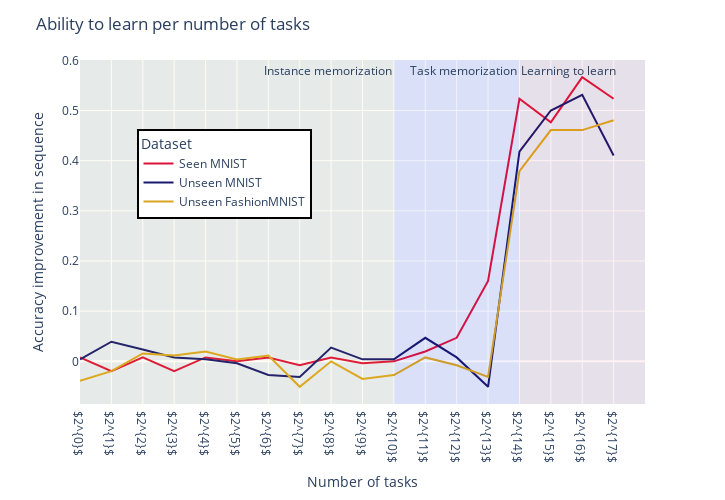

The code cell stored with this chart in its notebook:
### Code cell
import plotly.express as px

fig = px.line(
    df, "n_tasks", "last_acc", color="dataset",
    color_discrete_sequence=["crimson", "midnightblue", "goldenrod"]
)
fig.update_xaxes(
    type='category', tickvals=df.n_tasks.values,
    ticktext = [f"$2^{{{int(np.log2(i))}}}$" for i in df.n_tasks.values]
)
fig.update_layout(
    legend=dict(
        x=0.10,
        y=0.80,
        bgcolor="white",
        bordercolor="Black",
        borderwidth=2,
        title="Dataset"
    ),
    width=725, height=500, title="Ability to learn per number of tasks",
    yaxis=dict(title="Accuracy improvement in sequence"),
    xaxis=dict(title="Number of tasks"),
)
fig.add_vrect(
    x0=0, x1=10, 
    annotation_text="Instance memorization", annotation_position="top right",
    fillcolor="gold", opacity=0.05, line_width=0,
    label=dict(font=dict(size=12)),
)
fig.add_vrect(
    x0=10, x1=14, 
    annotation_text="Task memorization", annotation_position="top right",
    fillcolor="blue", opacity=0.05, line_width=0,
    label=dict(font=dict(size=12)),
)
fig.add_vrect(
    x0=14, x1=18, 
    annotation_text="Learning to learn", annotation_position="top left",
    fillcolor="red", opacity=0.05, line_width=0,
    label=dict(font=dict(size=12)),
)
fig.show()

### Figure 1 — Plotly figure (JSON) as saved in the notebook; plotly's stock layout.template omitted (floating-point values rounded to 4 significant figures)
{"data": [{"hovertemplate": "dataset=Seen MNIST<br>n_tasks=%{x}<br>last_acc=%{y}<extra></extra>", "legendgroup": "Seen MNIST", "line": {"color": "crimson", "dash": "solid"}, "marker": {"symbol": "circle"}, "mode": "lines", "name": "Seen MNIST", "orientation": "v", "showlegend": true, "type": "scatter", "x": [1, 2, 4, 8, 16, 32, 64, 128, 256, 512, 1024, 2048, 4096, 8192, 16384, 32768, 65536, 131072], "xaxis": "x", "y": [0.007812, -0.01953, 0.007812, -0.01953, 0.007812, 0, 0.007812, -0.007812, 0.007812, -0.003906, 0, 0.01953, 0.04688, 0.1602, 0.5234, 0.4766, 0.5664, 0.5234], "yaxis": "y"}, {"hovertemplate": "dataset=Unseen MNIST<br>n_tasks=%{x}<br>last_acc=%{y}<extra></extra>", "legendgroup": "Unseen MNIST", "line": {"color": "midnightblue", "dash": "solid"}, "marker": {"symbol": "circle"}, "mode": "lines", "name": "Unseen MNIST", "orientation": "v", "showlegend": true, "type": "scatter", "x": [1, 2, 4, 8, 16, 32, 64, 128, 256, 512, 1024, 2048, 4096, 8192, 16384, 32768, 65536, 131072], "xaxis": "x", "y": [0.003906, 0.03906, 0.02344, 0.007812, 0.003906, -0.003906, -0.02734, -0.03125, 0.02734, 0.003906, 0.003906, 0.04688, 0.007812, -0.05078, 0.418, 0.5, 0.5312, 0.4102], "yaxis": "y"}, {"hovertemplate": "dataset=Unseen FashionMNIST<br>n_tasks=%{x}<br>last_acc=%{y}<extra></extra>", "legendgroup": "Unseen FashionMNIST", "line": {"color": "goldenrod", "dash": "solid"}, "marker": {"symbol": "circle"}, "mode": "lines", "name": "Unseen FashionMNIST", "orientation": "v", "showlegend": true, "type": "scatter", "x": [1, 2, 4, 8, 16, 32, 64, 128, 256, 512, 1024, 2048, 4096, 8192, 16384, 32768, 65536, 131072], "xaxis": "x", "y": [-0.03906, -0.01953, 0.01562, 0.01172, 0.01953, 0.003906, 0.01172, -0.05078, 0, -0.03516, -0.02734, 0.007812, -0.007812, -0.03125, 0.3789, 0.4609, 0.4609, 0.4805], "yaxis": "y"}], "layout": {"annotations": [{"showarrow": false, "text": "Instance memorization", "x": 10, "xanchor": "right", "xref": "x", "y": 1, "yanchor": "top", "yref": "y domain"}, {"showarrow": false, "text": "Task memorization", "x": 14, "xanchor": "right", "xref": "x", "y": 1, "yanchor": "top", "yref": "y domain"}, {"showarrow": false, "text": "Learning to learn", "x": 14, "xanchor": "left", "xref": "x", "y": 1, "yanchor": "top", "yref": "y domain"}], "height": 500, "legend": {"bgcolor": "white", "bordercolor": "Black", "borderwidth": 2, "title": {"text": "Dataset"}, "tracegroupgap": 0, "x": 0.1, "y": 0.8}, "margin": {"t": 60}, "shapes": [{"fillcolor": "gold", "label": {"font": {"size": 12}}, "line": {"width": 0}, "opacity": 0.05, "type": "rect", "x0": 0, "x1": 10, "xref": "x", "y0": 0, "y1": 1, "yref": "y domain"}, {"fillcolor": "blue", "label": {"font": {"size": 12}}, "line": {"width": 0}, "opacity": 0.05, "type": "rect", "x0": 10, "x1": 14, "xref": "x", "y0": 0, "y1": 1, "yref": "y domain"}, {"fillcolor": "red", "label": {"font": {"size": 12}}, "line": {"width": 0}, "opacity": 0.05, "type": "rect", "x0": 14, "x1": 18, "xref": "x", "y0": 0, "y1": 1, "yref": "y domain"}], "title": {"text": "Ability to learn per number of tasks"}, "width": 725, "xaxis": {"anchor": "y", "autorange": true, "domain": [0, 1], "range": [0, 18], "ticktext": ["$2^{0}$", "$2^{0}$", "$2^{0}$", "$2^{1}$", "$2^{1}$", "$2^{1}$", "$2^{2}$", "$2^{2}$", "$2^{2}$", "$2^{3}$", "$2^{3}$", "$2^{3}$", "$2^{4}$", "$2^{4}$", "$2^{4}$", "$2^{5}$", "$2^{5}$", "$2^{5}$", "$2^{6}$", "$2^{6}$", "$2^{6}$", "$2^{7}$", "$2^{7}$", "$2^{7}$", "$2^{8}$", "$2^{8}$", "$2^{8}$", "$2^{9}$", "$2^{9}$", "$2^{9}$", "$2^{10}$", "$2^{10}$", "$2^{10}$", "$2^{11}$", "$2^{11}$", "$2^{11}$", "$2^{12}$", "$2^{12}$", "$2^{12}$", "$2^{13}$", "$2^{13}$", "$2^{13}$", "$2^{14}$", "$2^{14}$", "$2^{14}$", "$2^{15}$", "$2^{15}$", "$2^{15}$", "$2^{16}$", "$2^{16}$", "$2^{16}$", "$2^{17}$", "$2^{17}$", "$2^{17}$"], "tickvals": [1, 1, 1, 2, 2, 2, 4, 4, 4, 8, 8, 8, 16, 16, 16, 32, 32, 32, 64, 64, 64, 128, 128, 128, 256, 256, 256, 512, 512, 512, 1024, 1024, 1024, 2048, 2048, 2048, 4096, 4096, 4096, 8192, 8192, 8192, 16384, 16384, 16384, 32768, 32768, 32768, 65536, 65536, 65536, 131072, 131072, 131072], "title": {"text": "Number of tasks"}, "type": "category"}, "yaxis": {"anchor": "x", "autorange": true, "domain": [0, 1], "range": [-0.08507, 0.6007], "title": {"text": "Accuracy improvement in sequence"}, "type": "linear"}}}
